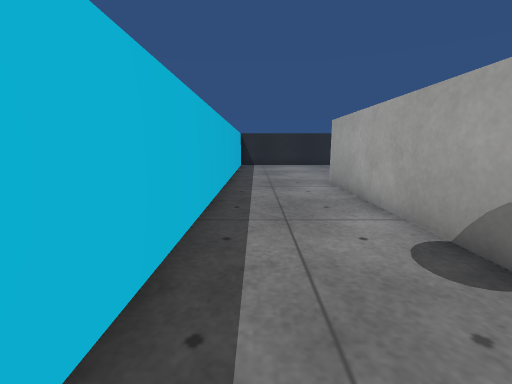
view 1 (above)

13 first-person views from a walk through a Unity game level. The camera is 0.58 m above the floor, tilts 10° down and sees 90° across. The floor is counted in squares, 0.5 m on a side. Each view is taken from the middle of a square. On the plan, view 1 faces up. The plan holds only what a view shows up to about 12 squares ahead; the rest is blank. Surface patterns are stand-ins for the level's own textures.

view 2
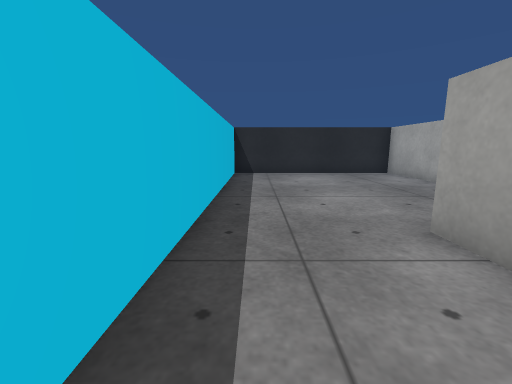

view 3
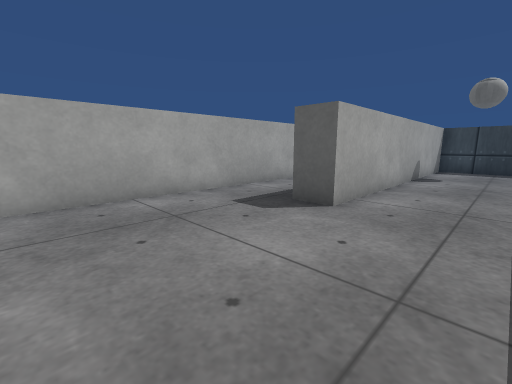

view 4
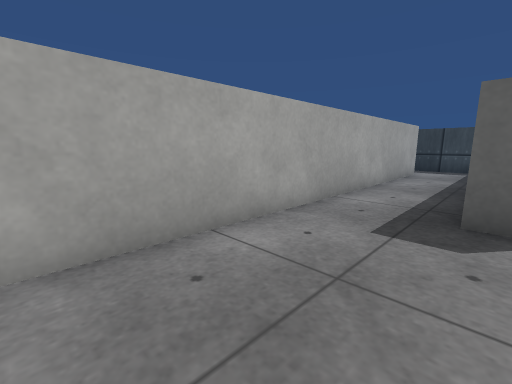

view 5
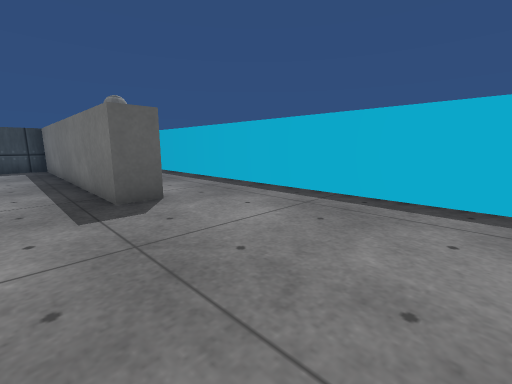

view 6
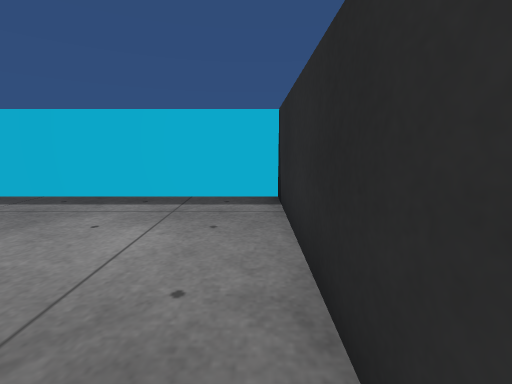

view 7
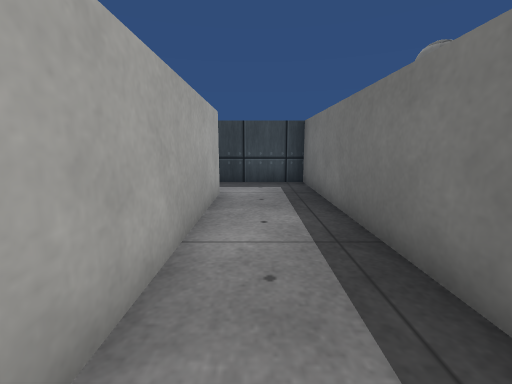

view 8
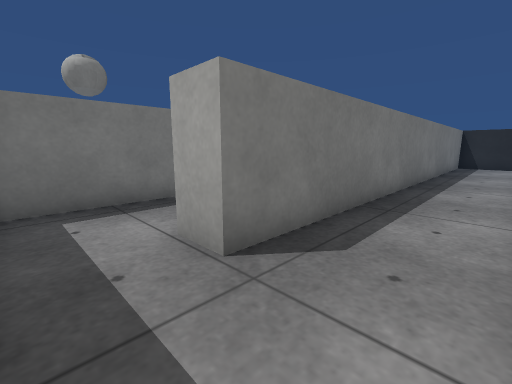

view 9
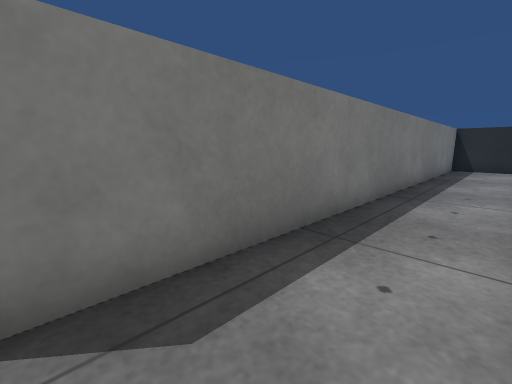

view 10
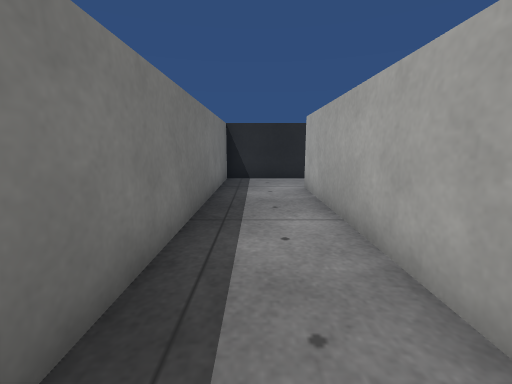

view 11
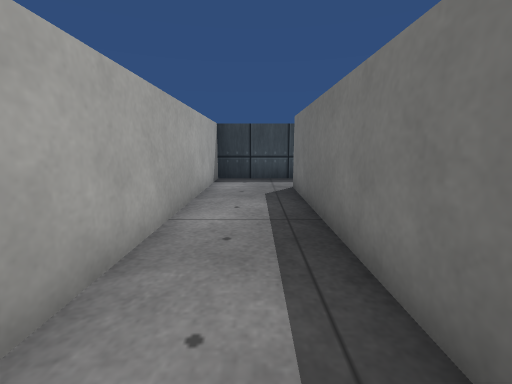

view 12
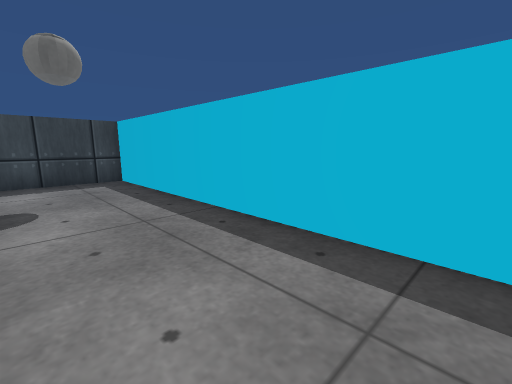

view 13
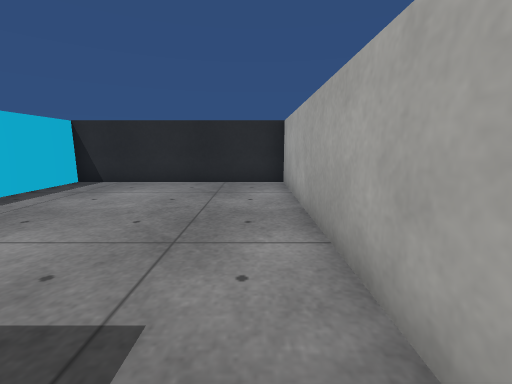

### Floor plan
Points are (right, up) in squares from view 1. A wall is a line through its corners. A room is listed if a view was taken in it or the views show most of it. See-through windows are left out.
Room 1 (views 1, 2, 3, 4, 5, 6, 7, 12, 13)
walls: (5.9, 0.6) (5.9, 16.5) (-1, 16.5) (-1, -1.5) (2.4, -1.5) (2.4, 8.4) (3.4, 8.4) (3.4, -1.5) (5.4, -1.5)
ways out: opening at (6.5, -0.5) to room 2
Room 2 (views 8, 9, 10, 11)
walls: (9.4, 8.2) (9.4, 14.5); (5.4, -1.5) (9.4, -1.5) (9.4, 6.8); (9.9, 16.5) (6.9, 16.5) (6.9, 0.6) (5.9, 0.6)
ways out: opening at (6.5, -0.5) to room 1; opening at (10, 15.5)

Positions as (right, up) in squares from view 1, and headings:
1: (0, 0), facing up
2: (0, 5), facing up
3: (0, 13), facing down-right
4: (3, 13), facing down-right
5: (5, 14), facing down-left
6: (5, 16), facing left
7: (5, 7), facing down
8: (9, -1), facing up-left
9: (9, 1), facing up-left
10: (8, 7), facing up
11: (8, 8), facing down
12: (2, 8), facing down-left
13: (5, 8), facing up
